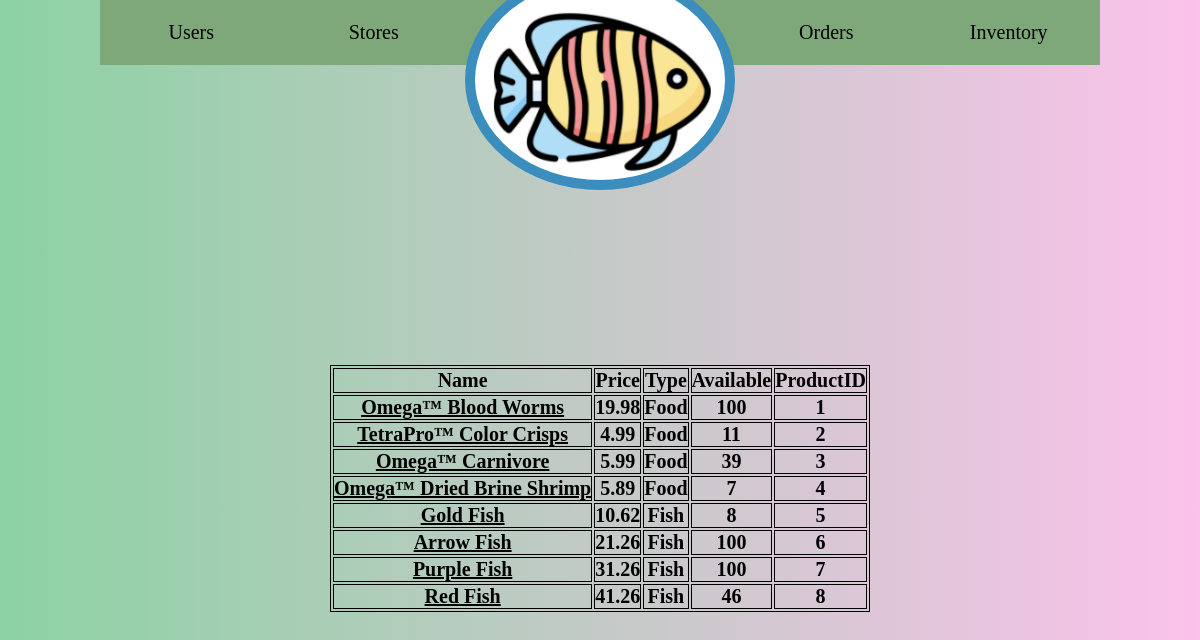
/Fish_Final/view_inventory.php, run on the app's committed database.
### tables this page shows
CREATE TABLE `Inventory` (
  `Name` char(50) NOT NULL,
  `Price` double(10,2) NOT NULL,
  `Type` char(15) NOT NULL,
  `Available` int(11) NOT NULL,
  `ProductID` int(11) NOT NULL
);

### Fish_Final/view_inventory.php (the view, shortened to what this page needs)
<!DOCTYPE html>
<html lang="en">
<head>
</head>
<body>
<!DOCTYPE html>
<html lang="en">
<head>
</head>
<body>
    <div class = "container">
    <ul class="shell">
        <li class="button">
            <span>Users</span>
        </li>
        <li class="button">
            <span>Stores</span>
        </li>
        <li class="portrait">
        </li>
        <li class="button">
            <span>Orders</span>
        </li>
        <li class="button">
            <span>Inventory</span>
        </li>
    </ul>
</body>
</html>
<?php
    require_once "Mysql_Login.php";
    echo "<table class='gt_table' style='font-size:12px;margin:auto;border: 1px solid #000; margin-top:300px ;'>
        <thead>
            <th style='border: 1px solid #000;'>Name</th>
            <th style='border: 1px solid #000;'>Price</th>
            <th style='border: 1px solid #000;'>Type</th>
            <th style='border: 1px solid #000;'>Available</th>
            <th style='border: 1px solid #000;'>ProductID</th>
         </tr>
        </thead>
        <tbody>";
?>
<?php
    $conn = new mysqli($hn,$un,$pw,$db);
    $query = 'SELECT * FROM Inventory';
    $result = $conn->query($query);
    $numsRows = $result -> num_rows;
    for($i = 0; $i < $numsRows; $i++){
        $row = $result -> fetch_array(MYSQLI_ASSOC);
        echo "<tr>";
        echo  "<th style='border: 1px solid #000;'><a href = 'update_inventory.php?Name=$row[Name]'>" .$row['Name']. "</a></th>";
        echo  "<th style='border: 1px solid #000;'>".$row['Price']."</th>";
        echo  "<th style='border: 1px solid #000;'>".$row['Type']."</th>";
        echo  "<th style='border: 1px solid #000;'>".$row['Available']."</th>";
        echo  "<th style='border: 1px solid #000;'>".$row['ProductID']."</th>";
        echo "</tr>";
    }
?>
 <?php echo "</tbody></table>";?>

### Fish_Final/view_inventory.php (style rules this page uses)
* { margin: 0px; padding: 0; list-style: none; font-size: 20px; font-family: Georgia, 'Times New Roman', Times, serif; color: black; }
body { height: 100vh; display: flex; align-items: top; justify-content: center; background-image: linear-gradient(to right, rgb(140, 210, 163), #fbc2eb); }
.shell { display: flex; }
.button,.shell { background-color: rgb(127, 168, 122); width: 1000px; height: 65px; text-align: center; line-height: 65px; transition: 0.3s; cursor: pointer; }
.portrait::before { content:''; display:block; width: 250px; height: 200px; border-radius: 50%; transform:translate(0px, -30px); background-image:url('fish.jpeg'); background-size:auto; border:10px solid rgb(58, 141, 189) }

### data on the page
inventory: Name "Omega™ Blood Worms", Price "19.98", Type "Food", Available "100", ProductID "1"
inventory: Name "TetraPro™ Color Crisps", Price "4.99", Type "Food", Available "11", ProductID "2"
inventory: Name "Omega™ Carnivore", Price "5.99", Type "Food", Available "39", ProductID "3"
inventory: Name "Omega™ Dried Brine Shrimp", Price "5.89", Type "Food", Available "7", ProductID "4"
inventory: Name "Gold Fish", Price "10.62", Type "Fish", Available "8", ProductID "5"
inventory: Name "Arrow Fish", Price "21.26", Type "Fish", Available "100", ProductID "6"
inventory: Name "Purple Fish", Price "31.26", Type "Fish", Available "100", ProductID "7"
inventory: Name "Red Fish", Price "41.26", Type "Fish", Available "46", ProductID "8"
